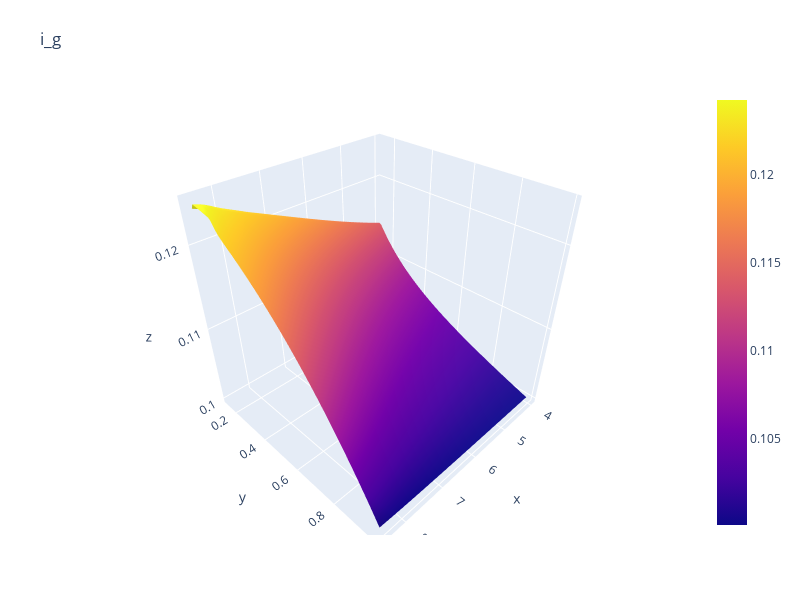

The code cell stored with this chart in its notebook:
### Code cell
ii = -1
fig = go.Figure(data=[go.Surface(z=check["i_g"][:, :, ii], x=check["K_mat"][:,:,ii], y=check["R_mat"][:,:,ii])])
fig.update_layout(title='i_g', autosize=False,
                  width=800, height=600,
                  margin=dict(l=65, r=50, b=65, t=90))
fig.show()

### Figure 1 — Plotly figure (JSON) as saved in the notebook; plotly's stock layout.template omitted (floating-point values rounded to 4 significant figures; data arrays with more than 128 entries replaced by an {"elided": "..."} marker saying what was removed)
{"data": [{"type": "surface", "x": {"elided": "46x86 float values"}, "y": {"elided": "46x86 float values"}, "z": {"elided": "46x86 float values"}}], "layout": {"autosize": false, "height": 600, "margin": {"b": 65, "l": 65, "r": 50, "t": 90}, "title": {"text": "i_g"}, "width": 800}}
